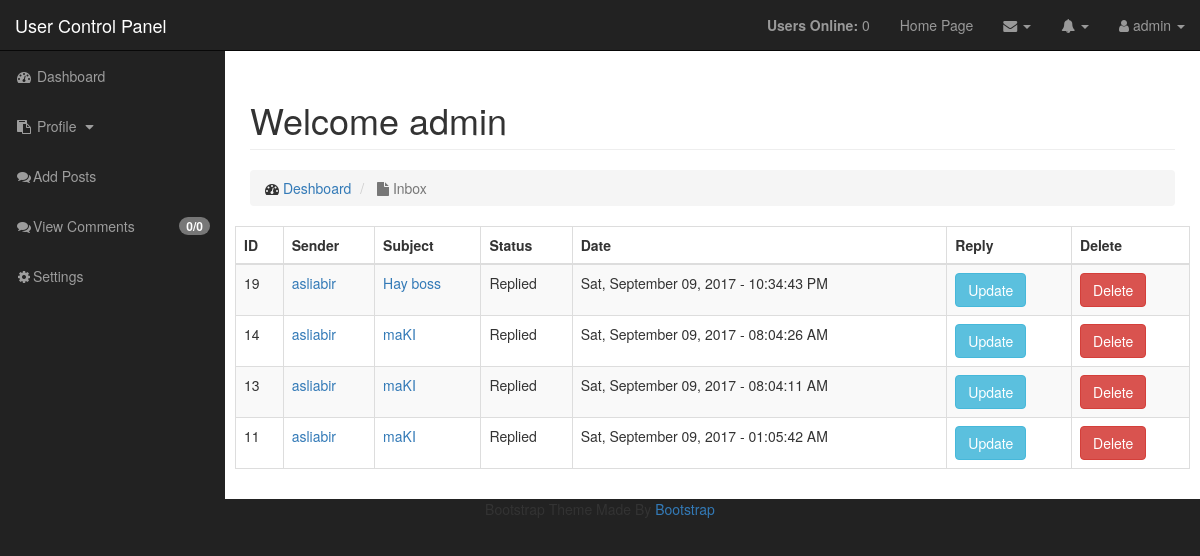
The app's page /users/user_inbox.php (signed in) with its own data.
### tables this page shows
CREATE TABLE `user_inbox` (
  `msg_id` int(2) NOT NULL,
  `msg_sender_id` int(3) NOT NULL,
  `msg_sender` varchar(60) NOT NULL,
  `msg_author_id` int(3) NOT NULL,
  `msg_author` varchar(60) NOT NULL,
  `msg_subject` varchar(70) NOT NULL,
  `msg_content` text NOT NULL,
  `msg_date` varchar(50) NOT NULL,
  `msg_reply` text NOT NULL,
  `msg_reply_status` varchar(10) NOT NULL DEFAULT 'Unreplied',
  `msg_reply_date` varchar(50) NOT NULL
);

### users/includes/user_view_all_messages.php (the view, shortened to what this page needs)
<?php include "delete_popup.php";
if(isset($_SESSION['username'])){
    $s_username = $_SESSION['username'];
}
?>
    <table class="table table-bordered table-striped table-hover" width="100%">
        <thead>
            <tr>
                <th>ID</th>
                <th>Sender</th>
                <th>Subject</th>
                <th>Status</th>
                <th>Date</th>
                <th>Reply</th>
                <th>Delete</th>
            </tr>
        </thead>
        <tbody>
            <?php
        $query = "SELECT * FROM user_inbox WHERE msg_author = '{$s_username}' ORDER BY msg_id DESC";
        $select_comments = mysqli_query($connection,$query);
        while($row = mysqli_fetch_assoc($select_comments)){
            $msg_id = $row['msg_id'];
            $msg_sender = $row['msg_sender'];
            $msg_subject = $row['msg_subject'];
            $msg_date = $row['msg_date'];
            $msg_reply = $row['msg_reply'];
            $msg_reply_status = $row['msg_reply_status'];
            ?>
                <?php
            echo "<tr>";
            echo "<td width='5%'>$msg_id</td>";
            echo "<td><a href='../profile.php?user=$msg_sender'>$msg_sender</a></td>";
            echo "<td><a href='?source=view_msg&show_msg={$msg_id}'>$msg_subject</a></td>";
            echo "<td>$msg_reply_status</td>";
            echo  "<td>$msg_date</td>";
            if($msg_reply !== ''){
                echo  "<td><a title='Reply' data-toggle='popover' data-trigger='hover' data-content='$msg_reply' rel='$msg_id' class='btn btn-info reply_msg_link' id='myBtn' href='javascript:void(0)'>Update</a></td>";
            } else {
                echo  "<td><a rel='$msg_id' class='btn btn-info reply_msg_link' href='javascript:void(0)'>Reply</a></td>";
            }
            echo  "<td><a rel='$msg_id' class='btn btn-danger delete_link' href='javascript:void(0)'>Delete</a></td>";
            echo "</tr>";
        }
        ?>
        </tbody>
    </table>

### users/css/sb-admin.css (style rules this page uses)
body { margin-top: 100px; background-color: #222; }
@media (min-width:768px) { body { margin-top: 50px; } }

### records on screen
user_inbox: msg_id "19", msg_sender "asliabir", msg_subject "Hay boss", msg_reply_status "Replied", msg_date "Sat, September 09, 2017 - 10:34:43 PM"
user_inbox: msg_id "14", msg_sender "asliabir", msg_subject "maKI", msg_reply_status "Replied", msg_date "Sat, September 09, 2017 - 08:04:26 AM"
user_inbox: msg_id "13", msg_sender "asliabir", msg_subject "maKI", msg_reply_status "Replied", msg_date "Sat, September 09, 2017 - 08:04:11 AM"
user_inbox: msg_id "11", msg_sender "asliabir", msg_subject "maKI", msg_reply_status "Replied", msg_date "Sat, September 09, 2017 - 01:05:42 AM"

### other values on screen
users_online() "0"
$_SESSION['username'] "admin"
$count2 "0"
$count "0"
